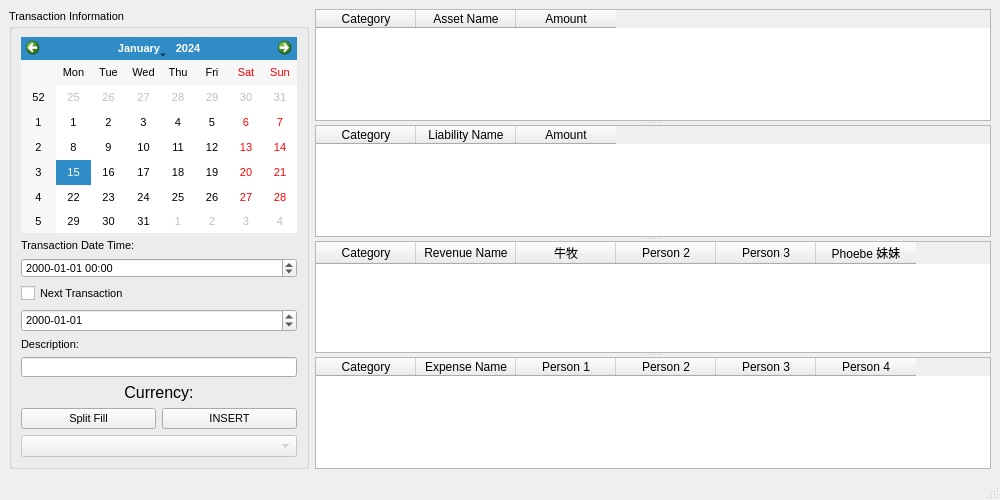
<?xml version="1.0" encoding="UTF-8"?>
<ui version="4.0">
 <class>AddTransaction</class>
 <widget class="QMainWindow" name="AddTransaction">
  <property name="geometry">
   <rect>
    <x>0</x>
    <y>0</y>
    <width>1000</width>
    <height>500</height>
   </rect>
  </property>
  <property name="font">
   <font>
    <pointsize>8</pointsize>
   </font>
  </property>
  <property name="windowTitle">
   <string>Add Transaction</string>
  </property>
  <property name="windowIcon">
   <iconset resource="../resources.qrc">
    <normaloff>:/icons/AddTransaction.png</normaloff>:/icons/AddTransaction.png</iconset>
  </property>
  <widget class="QWidget" name="centralwidget">
   <layout class="QGridLayout" name="gridLayout_2">
    <item row="0" column="0">
     <widget class="QGroupBox" name="groupBox">
      <property name="maximumSize">
       <size>
        <width>300</width>
        <height>16777215</height>
       </size>
      </property>
      <property name="title">
       <string>Transaction Information</string>
      </property>
      <layout class="QGridLayout" name="gridLayout">
       <item row="0" column="0" colspan="2">
        <widget class="QCalendarWidget" name="calendarWidget">
         <property name="sizePolicy">
          <sizepolicy hsizetype="Expanding" vsizetype="Expanding">
           <horstretch>0</horstretch>
           <verstretch>0</verstretch>
          </sizepolicy>
         </property>
         <property name="maximumSize">
          <size>
           <width>160000</width>
           <height>160000</height>
          </size>
         </property>
         <property name="font">
          <font>
           <pointsize>8</pointsize>
          </font>
         </property>
        </widget>
       </item>
       <item row="7" column="0" colspan="2">
        <widget class="QLabel" name="label_Currency">
         <property name="sizePolicy">
          <sizepolicy hsizetype="Preferred" vsizetype="Fixed">
           <horstretch>0</horstretch>
           <verstretch>0</verstretch>
          </sizepolicy>
         </property>
         <property name="font">
          <font>
           <pointsize>12</pointsize>
          </font>
         </property>
         <property name="text">
          <string>Currency:</string>
         </property>
         <property name="alignment">
          <set>Qt::AlignCenter</set>
         </property>
        </widget>
       </item>
       <item row="10" column="0" colspan="2">
        <widget class="QComboBox" name="comboBox_Currency">
         <property name="enabled">
          <bool>false</bool>
         </property>
        </widget>
       </item>
       <item row="6" column="0" colspan="2">
        <widget class="QLineEdit" name="lineEdit_Description">
         <property name="maximumSize">
          <size>
           <width>16000</width>
           <height>20</height>
          </size>
         </property>
        </widget>
       </item>
       <item row="3" column="0" colspan="2">
        <widget class="QCheckBox" name="checkBox_RecursiveTransaction">
         <property name="enabled">
          <bool>true</bool>
         </property>
         <property name="text">
          <string>Next Transaction</string>
         </property>
        </widget>
       </item>
       <item row="8" column="1">
        <widget class="QPushButton" name="pushButton_Insert">
         <property name="text">
          <string>INSERT</string>
         </property>
        </widget>
       </item>
       <item row="2" column="0" colspan="2">
        <widget class="QDateTimeEdit" name="dateTimeEdit">
         <property name="sizePolicy">
          <sizepolicy hsizetype="Expanding" vsizetype="Fixed">
           <horstretch>0</horstretch>
           <verstretch>0</verstretch>
          </sizepolicy>
         </property>
         <property name="maximumSize">
          <size>
           <width>16000</width>
           <height>20</height>
          </size>
         </property>
         <property name="displayFormat">
          <string>yyyy-MM-dd HH:mm</string>
         </property>
        </widget>
       </item>
       <item row="8" column="0">
        <widget class="QPushButton" name="pushButton_Split">
         <property name="text">
          <string>Split Fill</string>
         </property>
        </widget>
       </item>
       <item row="1" column="0" colspan="2">
        <widget class="QLabel" name="label_transactionDateTime">
         <property name="text">
          <string>Transaction Date Time:</string>
         </property>
        </widget>
       </item>
       <item row="4" column="0" colspan="2">
        <widget class="QDateEdit" name="dateEdit_nextTransaction">
         <property name="enabled">
          <bool>true</bool>
         </property>
         <property name="displayFormat">
          <string>yyyy-MM-dd</string>
         </property>
        </widget>
       </item>
       <item row="5" column="0" colspan="2">
        <widget class="QLabel" name="label_Description">
         <property name="sizePolicy">
          <sizepolicy hsizetype="Preferred" vsizetype="Fixed">
           <horstretch>0</horstretch>
           <verstretch>0</verstretch>
          </sizepolicy>
         </property>
         <property name="font">
          <font>
           <pointsize>8</pointsize>
          </font>
         </property>
         <property name="text">
          <string>Description:</string>
         </property>
         <property name="alignment">
          <set>Qt::AlignLeading|Qt::AlignLeft|Qt::AlignVCenter</set>
         </property>
        </widget>
       </item>
      </layout>
     </widget>
    </item>
    <item row="0" column="1">
     <widget class="QSplitter" name="splitter">
      <property name="maximumSize">
       <size>
        <width>16777215</width>
        <height>16777215</height>
       </size>
      </property>
      <property name="orientation">
       <enum>Qt::Vertical</enum>
      </property>
      <widget class="QTableWidget" name="tableWidget_Assets">
       <property name="minimumSize">
        <size>
         <width>0</width>
         <height>0</height>
        </size>
       </property>
       <property name="maximumSize">
        <size>
         <width>16777215</width>
         <height>16777215</height>
        </size>
       </property>
       <property name="font">
        <font>
         <pointsize>9</pointsize>
        </font>
       </property>
       <column>
        <property name="text">
         <string>Category</string>
        </property>
       </column>
       <column>
        <property name="text">
         <string>Asset Name</string>
        </property>
       </column>
       <column>
        <property name="text">
         <string>Amount</string>
        </property>
       </column>
      </widget>
      <widget class="QTableWidget" name="tableWidget_Liabilities">
       <property name="minimumSize">
        <size>
         <width>0</width>
         <height>0</height>
        </size>
       </property>
       <property name="font">
        <font>
         <pointsize>9</pointsize>
        </font>
       </property>
       <column>
        <property name="text">
         <string>Category</string>
        </property>
       </column>
       <column>
        <property name="text">
         <string>Liability Name</string>
        </property>
       </column>
       <column>
        <property name="text">
         <string>Amount</string>
        </property>
       </column>
      </widget>
      <widget class="QTableWidget" name="tableWidget_Revenues">
       <property name="font">
        <font>
         <pointsize>9</pointsize>
        </font>
       </property>
       <column>
        <property name="text">
         <string>Category</string>
        </property>
       </column>
       <column>
        <property name="text">
         <string>Revenue Name</string>
        </property>
       </column>
       <column>
        <property name="text">
         <string>牛牧</string>
        </property>
       </column>
       <column>
        <property name="text">
         <string>Person 2</string>
        </property>
       </column>
       <column>
        <property name="text">
         <string>Person 3</string>
        </property>
       </column>
       <column>
        <property name="text">
         <string>Phoebe 妹妹</string>
        </property>
       </column>
      </widget>
      <widget class="QTableWidget" name="tableWidget_Expenses">
       <property name="font">
        <font>
         <pointsize>9</pointsize>
        </font>
       </property>
       <column>
        <property name="text">
         <string>Category</string>
        </property>
       </column>
       <column>
        <property name="text">
         <string>Expense Name</string>
        </property>
       </column>
       <column>
        <property name="text">
         <string>Person 1</string>
        </property>
       </column>
       <column>
        <property name="text">
         <string>Person 2</string>
        </property>
       </column>
       <column>
        <property name="text">
         <string>Person 3</string>
        </property>
       </column>
       <column>
        <property name="text">
         <string>Person 4</string>
        </property>
       </column>
      </widget>
     </widget>
    </item>
   </layout>
  </widget>
  <widget class="QMenuBar" name="menubar">
   <property name="geometry">
    <rect>
     <x>0</x>
     <y>0</y>
     <width>1000</width>
     <height>21</height>
    </rect>
   </property>
   <property name="font">
    <font>
     <pointsize>9</pointsize>
    </font>
   </property>
  </widget>
  <widget class="QStatusBar" name="statusbar">
   <property name="font">
    <font>
     <pointsize>9</pointsize>
    </font>
   </property>
  </widget>
 </widget>
 <resources>
  <include location="../resources.qrc"/>
 </resources>
 <connections/>
</ui>
